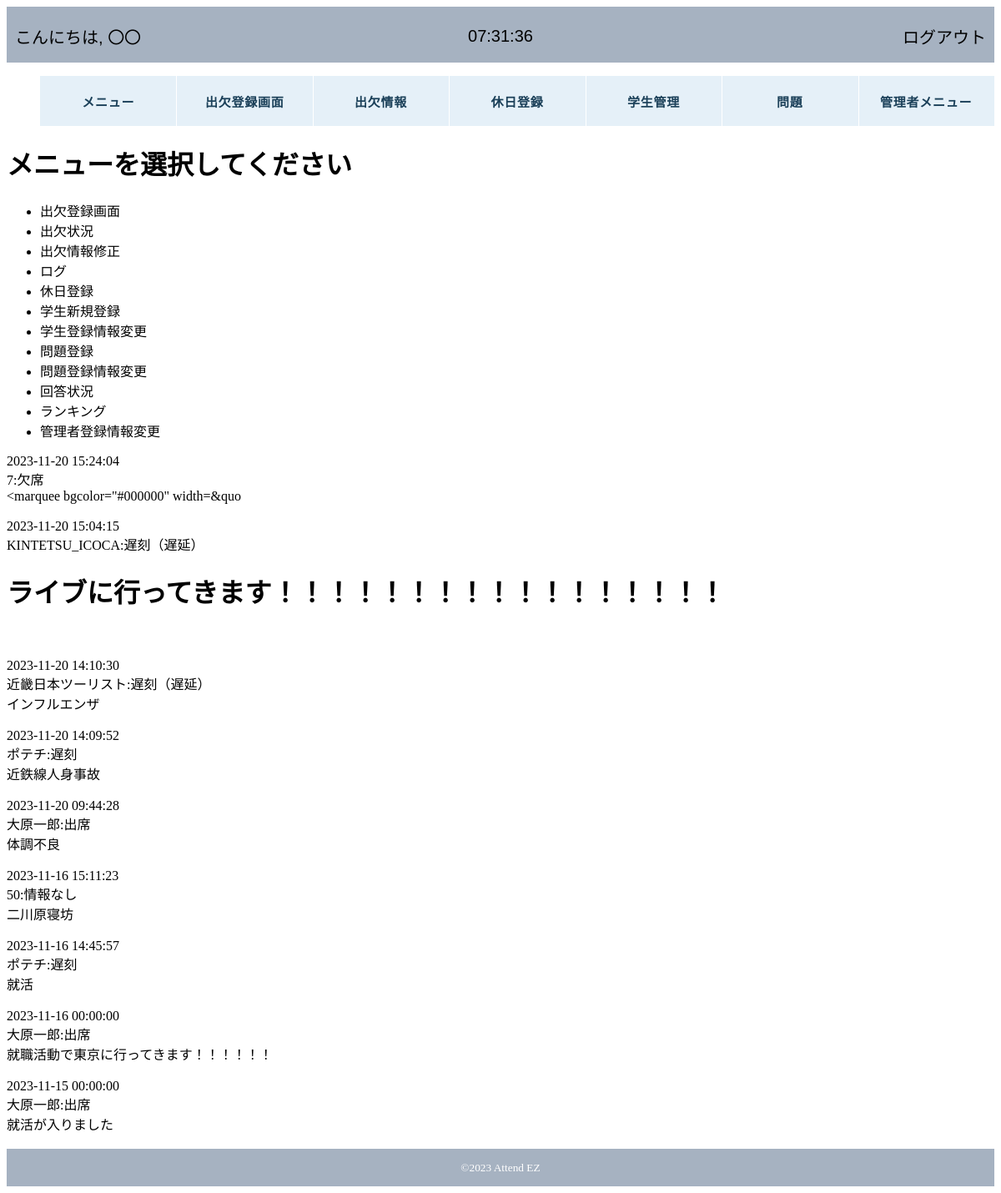
Screenshot of /attendez/menu.php with the database file from the repository.
### tables this page shows
CREATE TABLE IF NOT EXISTS `student_message` (
  `id` int(11) NOT NULL,
  `student_number` varchar(30) NOT NULL,
  `datetime` datetime NOT NULL,
  `text` varchar(50) DEFAULT NULL
);

CREATE TABLE IF NOT EXISTS `students_info` (
  `id` int(11) NOT NULL,
  `IDM` varchar(20) NOT NULL DEFAULT '',
  `student_number` varchar(255) NOT NULL,
  `class` varchar(11) NOT NULL,
  `attendance_number` int(3) NOT NULL,
  `name` varchar(255) NOT NULL,
  `password` varchar(255) NOT NULL
);

CREATE TABLE IF NOT EXISTS `myapp_attendstatus` (
  `id` int(11) NOT NULL,
  `student_number` varchar(70) NOT NULL DEFAULT '0',
  `date` date DEFAULT NULL,
  `status` varchar(11) DEFAULT NULL,
  `arrive_time` time DEFAULT NULL,
  `leave_time` time DEFAULT NULL
);

### attendez/menu.php (the view, shortened to what this page needs)
<?php require 'header.php'; ?>
<h1>メニューを選択してください</h1>
<ul>
<?php
    $menuItems = array(
        "出欠登録画面" => "",
        "出欠状況" => "attend_state.php",
        "出欠情報修正" => "attend_state_modify.php",
        "ログ" => "log.php",
        "休日登録" => "holiday_set.php",
        "学生新規登録" => "students_regist.php",
        "学生登録情報変更" => "students_modify_select.php",
        "問題登録" => "question_regist.php",
        "問題登録情報変更" => "question_modify_select.php",
        "回答状況" => "response_state.php",
        "ランキング" => "rank.php",
        "管理者登録情報変更" => "admin_modify.php"
    );
    foreach ($menuItems as $label => $url) {
        echo '<li><a href="' . $url . '">' . $label . '</a></li>';
    }
    ?>
</ul>
<?php
try {
    $pdo = new PDO('mysql:host=localhost;dbname=2023_attendez;charset=utf8', 'root', '');
    $pdo->setAttribute(PDO::ATTR_ERRMODE, PDO::ERRMODE_EXCEPTION);
    $query = 'SELECT sm.student_number, si.name, sm.text, sm.datetime
              FROM student_message sm
              JOIN students_info si ON sm.student_number = si.student_number
              ORDER BY sm.datetime DESC';
    $result = $pdo->query($query);
    while ($row = $result->fetch(PDO::FETCH_ASSOC)) {
        $studentNumber = $row['student_number'];
        $name = $row['name'];
        $messageText = $row['text'];
        $datetime = $row['datetime'];
        $queryStatus = 'SELECT status FROM myapp_attendstatus
                        WHERE student_number = :student_number';
        $stmtStatus = $pdo->prepare($queryStatus);
        $stmtStatus->bindParam(':student_number', $studentNumber, PDO::PARAM_STR);
        $stmtStatus->execute();
        $rowStatus = $stmtStatus->fetch(PDO::FETCH_ASSOC);
        $status = $rowStatus ? $rowStatus['status'] : '情報なし';
        echo $datetime, '<br>', $name, ':', $status, '<br>', $messageText, '<br><br>';
    }
} catch (PDOException $e) {
    echo 'エラー: ' . $e->getMessage();
}
?>
<?php require 'footer.php';?>

### attendez/style.css (style rules this page uses)
a { color: black; text-decoration: none; }

### rows the page displays
student_message: datetime "2023-11-20 15:24:04", students_info.name "7", myapp_attendstatus.status "欠席", text "<marquee bgcolor=\"#000000\" width=&quo"
student_message: datetime "2023-11-20 15:04:15", students_info.name "KINTETSU_ICOCA", myapp_attendstatus.status "遅刻（遅延）", text "ライブに行ってきます！！！！！！！！！！！！！！！！！"
student_message: datetime "2023-11-20 14:10:30", students_info.name "近畿日本ツーリスト", myapp_attendstatus.status "遅刻（遅延）", text "インフルエンザ"
student_message: datetime "2023-11-20 14:09:52", students_info.name "ポテチ", myapp_attendstatus.status "遅刻", text "近鉄線人身事故"
student_message: datetime "2023-11-20 09:44:28", students_info.name "大原一郎", myapp_attendstatus.status "出席", text "体調不良"
student_message: datetime "2023-11-16 15:11:23", students_info.name "50", status "情報なし", text "二川原寝坊"
student_message: datetime "2023-11-16 14:45:57", students_info.name "ポテチ", myapp_attendstatus.status "遅刻", text "就活"
student_message: datetime "2023-11-16 00:00:00", students_info.name "大原一郎", myapp_attendstatus.status "出席", text "就職活動で東京に行ってきます！！！！！！"
student_message: datetime "2023-11-15 00:00:00", students_info.name "大原一郎", myapp_attendstatus.status "出席", text "就活が入りました"

### other values shown
$label "出欠登録画面"
$label "出欠状況"
$label "出欠情報修正"
$label "ログ"
$label "休日登録"
$label "学生新規登録"
$label "学生登録情報変更"
$label "問題登録"
$label "問題登録情報変更"
$label "回答状況"
$label "ランキング"
$label "管理者登録情報変更"
